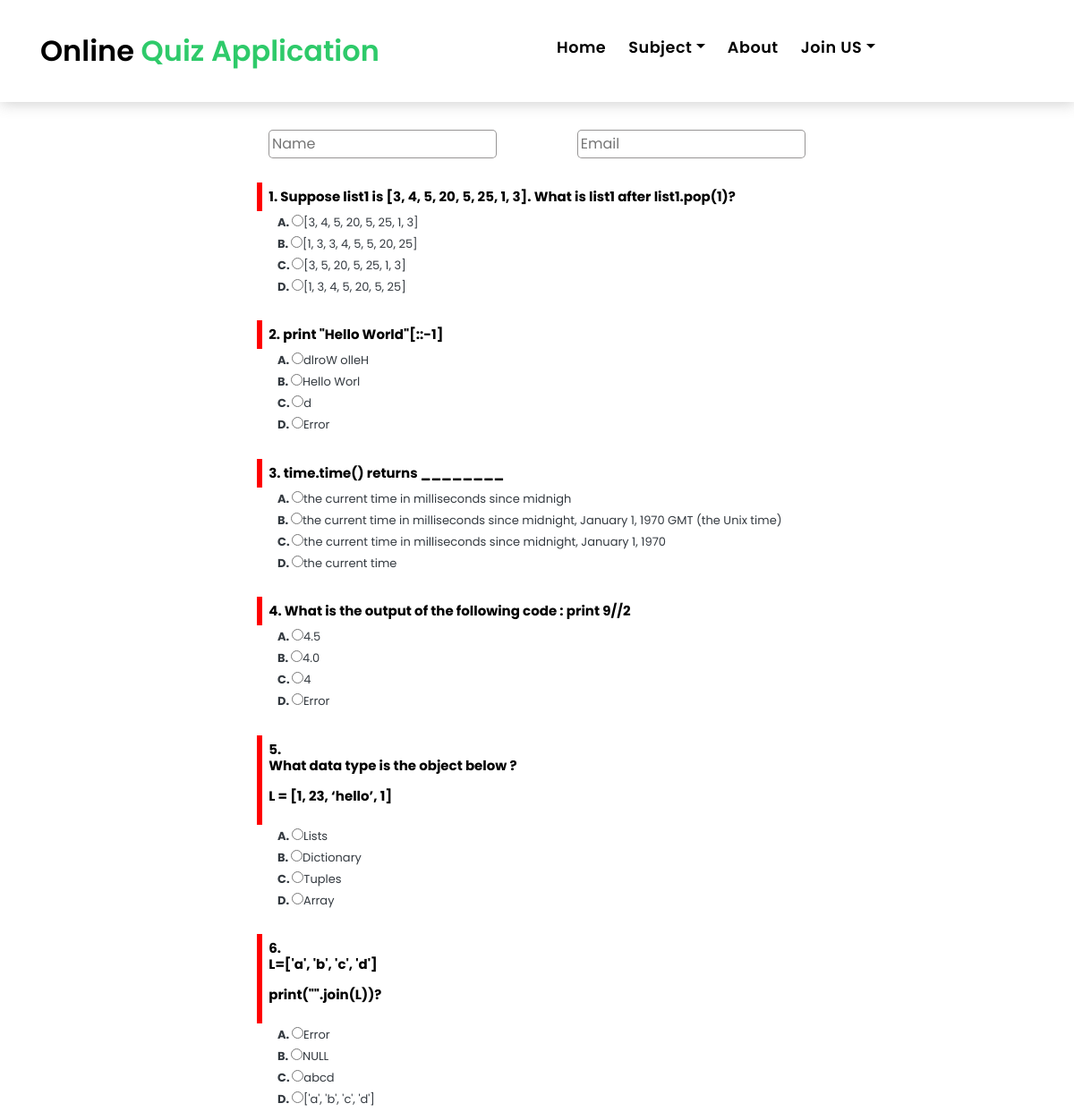
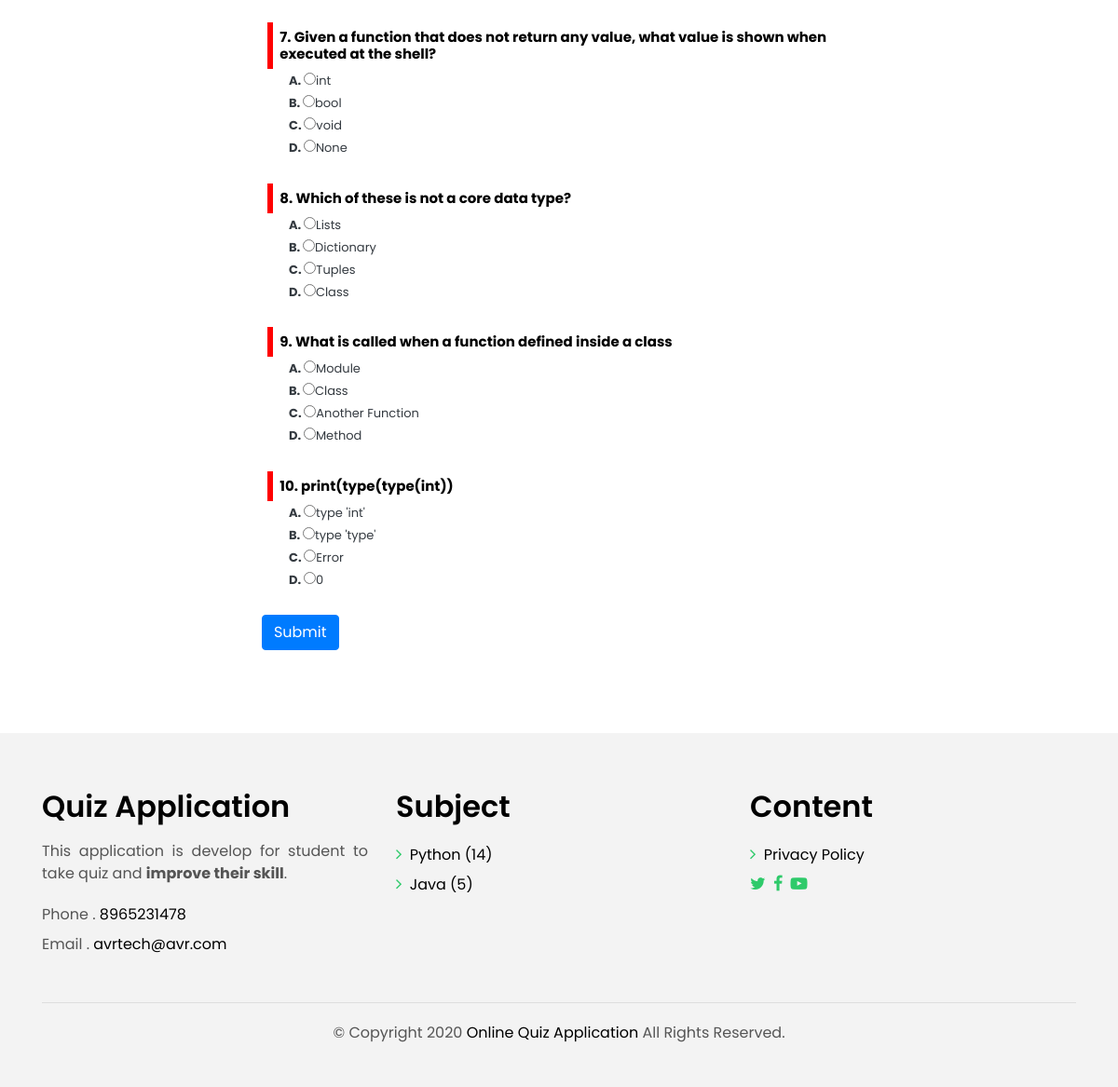
Screenshot of /quiz/Python/ with the database file from the repository (2 pictures, top to bottom).
### question/models.py (models this page shows)
class Question(models.Model):
    subject=models.CharField(max_length=30, default="Python(Static)")
    questionName= models.TextField()
    option1=models.CharField(max_length=150)
    option2=models.CharField(max_length=150)
    option3=models.CharField(max_length=150)
    option4=models.CharField(max_length=150)
    answer=models.CharField(max_length=150)

### main/models.py (models this page shows, shortened)
class Main(models.Model):
    name= models.CharField(max_length=50, default="Online")
    email=models.CharField(max_length=50, default="-")
    phone=models.CharField(max_length=13, default="-" )
    youtube=models.CharField(max_length=50, default="#" )
    facebook=models.CharField(max_length=50, default="#" )
    twitter=models.CharField(max_length=50, default="#" )
    about=models.TextField(default="-")
    aboutAdmin = models.TextField(default="-")
    set_name=models.CharField(max_length=50, default="#")

### subject/models.py (models this page shows, shortened)
class Subject(models.Model):
    subject=models.CharField(max_length=20)
    count=models.IntegerField(default=0)

### main/views.py (the view)
# urls.py: url(r'^quiz/(?P<word>.*)/$$', views.quiz, name='quiz'),
def quiz(request, word):
    site=Main.objects.get(pk=1)
    li=[]
    question=Question.objects.filter(subject=word)
    sub=Subject.objects.all()
    for i in question:
        li.append(i)
    shuffle(li)
    if len(li) < 10:
        enumerated_li=enumerate(li, 1)
        return render(request, "front/quiz.html", {"sub": sub, "word":word, "question":enumerated_li, "site":site})
    else:
        enumerated_li=enumerate(li[:10], 1)
        return render(request, "front/quiz.html", {"question": enumerated_li,"sub": sub, "word":word, "site": site})

### main/templates/front/quiz.html (shortened to what this page needs)
{% extends 'front/master.html' %}{% load static %} {% block mainblock %}
<div class="container p-3 my-3 text-dark">
    <div class="main">
        <form action="{%url 'result' word=word %}" method="post" enctype="multipart/form-data">
            <div class="app">
                <input type="text" name="name" id="name" placeholder="Name" class="input" required>
                <input type="email" name="email" id="email" placeholder="Email" class="input" style="float: right;" required>
            </div>
            {% for index,i in question %}
            <div class="app">
                <h3 class="ques"><b>{{index}}. {{i.questionName|safe}}</b></h3>
                <span class="option"><b>A. </b><input type="radio" name="answer{{i.pk}}" id="answer{{i.pk}}" value="{{i.option1}}">{{i.option1}}</span><br>
                <span class="option"><b>B. </b><input type="radio" name="answer{{i.pk}}" id="answer{{i.pk}}" value="{{i.option2}}">{{i.option2}}</span><br>
                <span class="option"><b>C. </b><input type="radio" name="answer{{i.pk}}" id="answer{{i.pk}}" value="{{i.option3}}">{{i.option3}}</span><br>
                <span class="option"><b>D. </b><input type="radio" name="answer{{i.pk}}" id="answer{{i.pk}}" value="{{i.option4}}">{{i.option4}}</span>
            </div>
            {% endfor %}
            <div class="app">
                <button type="submit" class="btn btn-primary">Submit</button>
            </div>
        </form>
    </div>
</div>{% endblock %}

### main/templates/front/master.html (shortened to what this page needs)
{% load static %}
<!DOCTYPE html>
<html lang="en">
<head>
    <link href="{% static 'front/lib/bootstrap/css/bootstrap.min.css' %}" rel="stylesheet">
    <link href="{% static 'front/lib/font-awesome/css/font-awesome.min.css' %}" rel="stylesheet">
    <link href="{% static 'front/lib/animate/animate.min.css' %}" rel="stylesheet">
    <link href="{% static 'front/lib/ionicons/css/ionicons.min.css' %}" rel="stylesheet">
    <link href="{% static 'front/lib/owlcarousel/assets/owl.carousel.min.css' %}" rel="stylesheet">
    <link href="{% static 'front/css/style.css' %}" rel="stylesheet">
    <link href="{% static 'front/css/main.css' %}" rel="stylesheet">
</head>
<body>
    <nav class="navbar navbar-default navbar-trans navbar-expand-lg fixed-top">
        <div class="container">
            <a class="navbar-brand text-brand" href="/">Online<span class="color-b"> Quiz Application</span></a>
            <div class="navbar-collapse collapse justify-content-center" id="navbarDefault">
                <ul class="navbar-nav">
                    <li class="nav-item">
                        <a class="nav-link" href="/">Home</a>
                    </li>
                    <li class="nav-item dropdown">
                        <a class="nav-link dropdown-toggle" href="#" id="navbarDropdown" role="button" data-toggle="dropdown" aria-haspopup="true" aria-expanded="false"> Subject</a>
                    </li>
                    <li class="nav-item">
                        <a class="nav-link" href="/about/">About</a>
                    </li>
                    <li class="nav-item dropdown">
                        <a class="nav-link dropdown-toggle" href="#" id="navbarDropdown" role="button" data-toggle="dropdown" aria-haspopup="true" aria-expanded="false"> Join US</a>
                    </li>
                </ul>
            </div>
        </div>
    </nav>
    {% block mainblock %}{% endblock %}
    <section class="section-footer">
        <div class="container">
            <div class="row">
                <div class="col-sm-12 col-md-4">
                    <div class="widget-a">
                        <div class="w-header-a">
                            <h3 class="w-title-a text-brand">Quiz Application</h3>
                        </div>
                        <div class="w-body-a">
                            <p class="w-text-a color-text-a">
                                {{site.about|safe}}
                            </p>
                        </div>
                        <div class="w-footer-a">
                            <ul class="list-unstyled">
                                <li class="color-a">
                                    <span class="color-text-a">Phone .</span> {{site.phone}}</li>
                                <li class="color-a">
                                    <span class="color-text-a">Email .</span> {{site.email}}</li>
                            </ul>
                        </div>
                    </div>
                </div>
                <div class="col-sm-12 col-md-4 section-md-t3">
                    <div class="widget-a">
                        <div class="w-header-a">
                            <h3 class="w-title-a text-brand">Subject</h3>
                        </div>
                        <div class="w-body-a">
                            <div class="w-body-a">
                                <ul class="list-unstyled">
                                    {% for i in sub %}{% if i.count != 0 %}
                                    <li class="item-list-a">
                                        <i class="fa fa-angle-right"></i>
                                        <a href="{%url 'quiz' word=i.subject %}">{{i.subject}} ({{i.count}})</a>
                                    </li>{% endif %} {% endfor %}
                                </ul>
                            </div>
                        </div>
                    </div>
                </div>
                <div class="col-sm-12 col-md-4 section-md-t3">
                    <div class="widget-a">
                        <div class="w-header-a">
                            <h3 class="w-title-a text-brand">Content</h3>
                        </div>
                        <div class="w-body-a">
                            <ul class="list-unstyled">
                                <li class="item-list-a">
                                    <i class="fa fa-angle-right"></i> <a href="#">Privacy Policy</a>
                                </li>
                                <li class="item-list-a">
                                    <a href="{{site.twitter}}"><i class="fa fa-twitter" aria-hidden="true"></i></a>
                                    <a href="{{site.facebook}}"><i class="fa fa-facebook" aria-hidden="true"></i></a>
                                    <a href="{{site.youtube}}"><i class="fa fa-youtube-play" aria-hidden="true"></i></a>
                                </li>
                            </ul>
                        </div>
                    </div>
                </div>
            </div>
        </div>
    </section>
    <footer>
        <div class="container">
            <div class="row">
                <div class="col-md-12">
                    <div class="copyright-footer">
                        <p class="copyright color-text-a">
                            &copy; Copyright 2020
                            <span class="color-a">Online Quiz Application</span> All Rights Reserved.
                        </p>
                    </div>
                </div>
            </div>
        </div>
    </footer>
</body>
</html>

### main/static/front/css/style.css (style rules this page uses)
body { font-family: 'Poppins', sans-serif; color: #555555; }
h1, h2, h3, h4, h5, h6 { color: #000000; }
a { color: #000000; transition: all .5s ease; }
.text-brand { color: #000000; font-size: 2rem; font-weight: 600; }
.color-a { color: #000000; }
.color-b { color: #2eca6a; }
.color-text-a { color: #555555; }
.navbar-default { transition: all .5s ease-in-out; background-color: #ffffff; padding-top: 28px; padding-bottom: 28px; -webkit-backface-visibility: hidden; backface-visibility: hidden; box-shadow: 1px 2px 15px rgba(100, 100, 100, 0.3); }
.navbar-default.navbar-trans, .navbar-default.navbar-reduce { -webkit-backface-visibility: hidden; backface-visibility: hidden; }
.navbar-default.navbar-trans .nav-item, .navbar-default.navbar-reduce .nav-item { position: relative; padding-right: 10px; padding-bottom: 8px; margin-left: 0; }
.navbar-default.navbar-trans .nav-link, .navbar-default.navbar-reduce .nav-link { font-size: 1.1rem; color: #000000; font-weight: 600; letter-spacing: 0.030em; transition: all 0.1s ease-in-out; position: relative; padding-left: 0; padding-right: 0; }
.navbar-default.navbar-trans .nav-link:before, .navbar-default.navbar-reduce .nav-link:before { content: ''; position: absolute; bottom: 5px; left: 0; width: 100%; height: 2px; z-index: 0; background-color: #2eca6a; -webkit-transform: scaleX(0); transform: scaleX(0); -webkit-transform-origin: right; transform-origin: right; transition: opacity .2s ease-out 0.3s, -webkit-transform .2s ease-out; transition: transform .2s ease-out, opacity .2s ease-out 0.3s; transition: transform .2s ease-out, opacity .2s ease-out 0.3s, -webkit-transform .2s ease-out; }
.navbar-default.navbar-trans .nav-link:before { background-color: #2eca6a; }
.section-footer { padding-top: 60px; margin-top: 60px; background: #f3f3f3; }
.section-footer ul { line-height: 2; }
.section-footer .item-list-a i { font-size: 18px; padding-right: 4px; color: #2eca6a; }
.section-footer .widget-a .w-title-a { margin-bottom: 1rem; }
footer { background: #f3f3f3; text-align: center; padding: 30px 0; }
footer .copyright-footer { border-top: 1px solid #ddd; padding-top: 20px; }
.btn { transition: .5s ease; }
@media (min-width: 768px) { .navbar-default.navbar-trans .nav-item, .navbar-default.navbar-reduce .nav-item { margin-left: 15px; } }

### main/static/front/css/main.css (style rules this page uses)
.main { background-color: white; display: block; width: 60%; margin: auto; margin-top: 9%; }
.main .app { background-color: white; padding: 2%; }
.main .app .input { width: 40%; padding: 3px; border-radius: 5px; margin-left: 3%; margin-right: 3%; border: 1px solid rgba(107, 103, 103, 0.699); }
.main .app .ques { display: block; border-left: 6px solid red; width: 98%; padding: 7px; margin: auto; font-size: 15px; }
.main .app .option { padding: 10px; font-size: small; border-radius: 20px; margin-left: 3%; margin-top: 20px; }

### rows the page displays
Question: index "1", questionName "Suppose list1 is [3, 4, 5, 20, 5, 25, 1, 3]. What is list1 after list1.pop(1)?", option1 "[3, 4, 5, 20, 5, 25, 1, 3]", option2 "[1, 3, 3, 4, 5, 5, 20, 25]", option3 "[3, 5, 20, 5, 25, 1, 3]", option4 "[1, 3, 4, 5, 20, 5, 25]"
Question: index "2", questionName "print \"Hello World\"[::-1]", option1 "dlroW olleH", option2 "Hello Worl", option3 "d", option4 "Error"
Question: index "3", questionName "time.time() returns ________", option1 "the current time in milliseconds since midnigh", option2 "the current time in milliseconds since midnight, January 1, 1970 GMT (the Unix time)", option3 "the current time in milliseconds since midnight, January 1, 1970", option4 "the current time"
Question: index "4", questionName "What is the output of the following code : print 9//2", option1 "4.5", option2 "4.0", option3 "4", option4 "Error"
Question: index "5", questionName "What data type is the object below ? L = [1, 23, ‘hello’, 1]", option1 "Lists", option2 "Dictionary", option3 "Tuples", option4 "Array"
Question: index "6", questionName "L=['a', 'b', 'c', 'd'] print(\"\".join(L))?", option1 "Error", option2 "NULL", option3 "abcd", option4 "['a', 'b', 'c', 'd']"
Question: index "7", questionName "Given a function that does not return any value, what value is shown when executed at the shell?", option1 "int", option2 "bool", option3 "void", option4 "None"
Question: index "8", questionName "Which of these is not a core data type?", option1 "Lists", option2 "Dictionary", option3 "Tuples", option4 "Class"
Question: index "9", questionName "What is called when a function defined inside a class", option1 "Module", option2 "Class", option3 "Another Function", option4 "Method"
Question: index "10", questionName "print(type(type(int))", option1 "type 'int'", option2 "type 'type'", option3 "Error", option4 "0"
Main: about "This application is develop for student to take quiz and improve their skill .", phone "8965231478", email "avrtech@avr.com"
Subject: subject "Python", count "14"
Subject: subject "Java", count "5"
